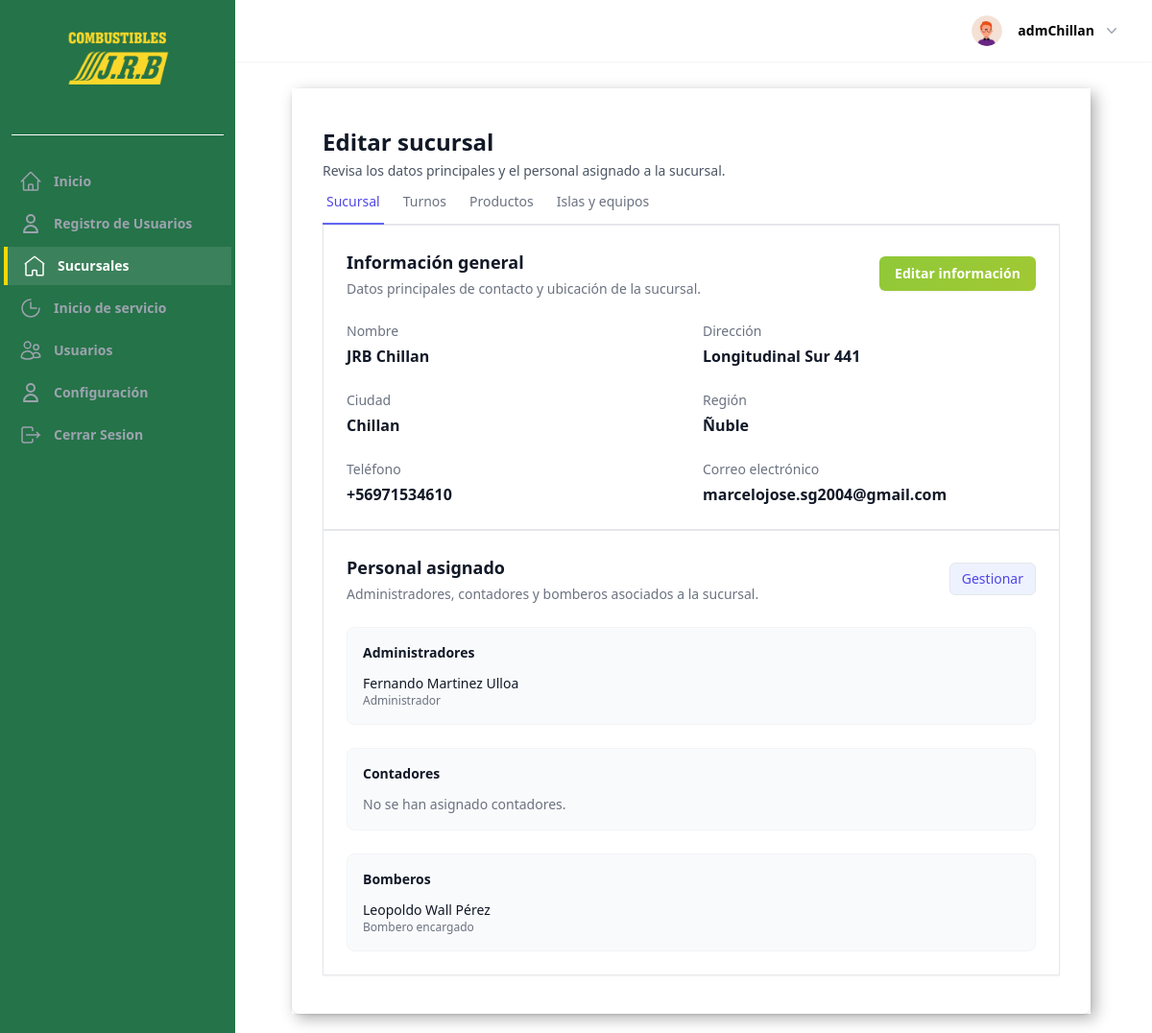
The app's page /sucursales/1/editar/ (signed in), older data.
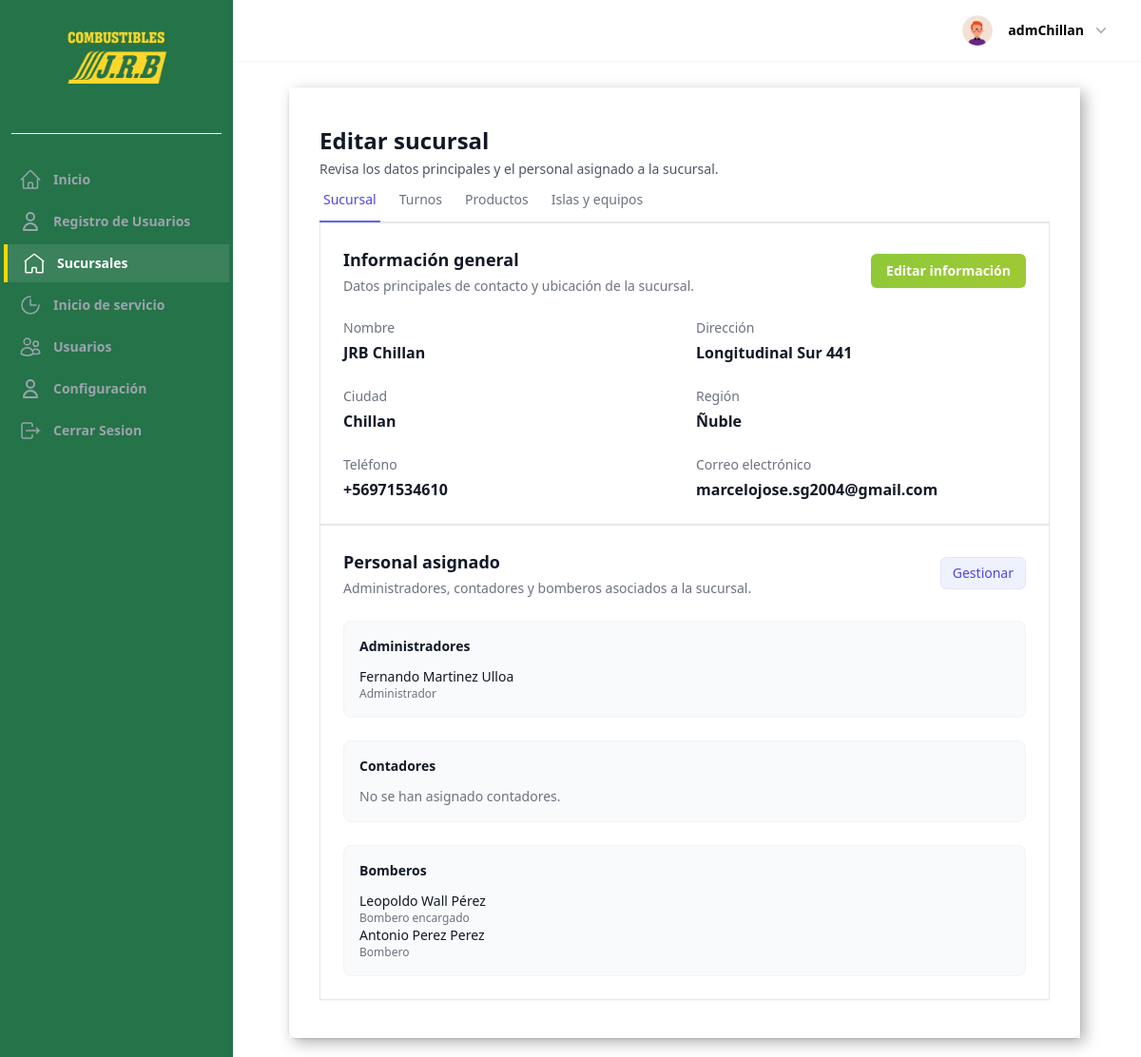
The same page, newer data.
### UsuarioApp/models.py (models this page shows, shortened)
class Profile(models.Model):
    last_activity = models.DateTimeField(null=True, blank=True)
    image = models.ImageField(upload_to=profile_picture_path, default="profile.webp")
    user_FK = models.OneToOneField(
        User, on_delete=models.CASCADE, related_name="profile",
    )
    position_FK = models.ForeignKey(
        Position, on_delete=models.SET_NULL, null=True, blank=True
    )
    company_rut = models.CharField(
        max_length=12,
        blank=True,
        null=True,
        validators=[
            RegexValidator(
                regex=r"^[0-9.]+-[0-9kK]{1}$",
                message="Ingrese un RUT válido en el formato 12.345.678-9",
            )
        ],
        verbose_name="RUT Empresa",
    )
    phone = models.CharField(max_length=20, blank=True, verbose_name="Teléfono")
    gender = models.CharField(
        max_length=1,
        choices=GENDER_CHOICES,
        null=True,
        blank=True,
        verbose_name="Sexo",
    )
    date_of_birth = models.DateField(
        null=True,
        blank=True,
        verbose_name="Fecha de nacimiento",
    )
    salario = models.DecimalField(
        max_digits=10, decimal_places=2, null=True, blank=True, verbose_name="Salario",
    )
    address = models.CharField(max_length=255, blank=True, verbose_name="Dirección")
    date_of_hire = models.DateField(null=True, blank=True, verbose_name="Fecha de contratación")
    is_partime = models.BooleanField(
        default=False,
        choices=[(True, "Tiempo completo"), (False, "Medio tiempo")],
        verbose_name="Tipo de jornada",
    )
    examen_medico = models.FileField(
        upload_to="documentos/examenes/",
        null=True,
        blank=True,
        verbose_name="Examen médico",
    )
    contrato = models.FileField(
        upload_to="documentos/contratos/",
        null=True,
        blank=True,
        verbose_name="Contrato",
    )
    current_branch = models.ForeignKey(
        Sucursal,
        on_delete=models.SET_NULL,
        null=True,
        blank=True,
        related_name="current_profiles",
        verbose_name="Sucursal actual",
    )
    def save(self, *args, **kwargs):
        update_last_activity = kwargs.pop("update_last_activity", False)
        if update_last_activity:
            self.last_activity = timezone.now()
            kwargs["update_fields"] = ["last_activity"]
        if self.pk:
            handle_old_image(Profile, self.pk, self.image)
        super(Profile, self).save(*args, **kwargs)
        if self.image and os.path.exists(self.image.path):
            resize_image(self.image.path, 300)
            crop_image(self.image.path, 300)
    def has_role(self, roles=None):
        if not self.position_FK:
            return False
        code = self.position_FK.permission_code
        if roles is None:
            return code != RESTRICTED_PERMISSION_CODE
        if isinstance(roles, str):
            roles = [roles]
        return code in roles
    def update_last_activity(self):
        self.save(update_last_activity=True)
    def _has_permission(self, code: str) -> bool:
        return bool(self.position_FK and self.position_FK.permission_code == code)
    def is_owner(self) -> bool:
        return self._has_permission("OWNER")
    def is_admin(self) -> bool:
        return self._has_permission("ADMINISTRATOR")
    def __str__(self):
        return self.user_FK.username
    class Meta:
        verbose_name = "Perfil"
        verbose_name_plural = "Perfiles"
        ordering = ["-id"]

class Position(models.Model):
    user_position = models.CharField(max_length=45, unique=True)
    permission_code = models.CharField(
        max_length=25, choices=PERMISOS, default="ATTENDANT"
    )
    class Meta:
        db_table = "position"

### sucursalApp/views.py (the view, shortened to what this page needs)
# urls.py: path("<int:pk>/editar/", views.SucursalUpdateView.as_view(), name="sucursal_update"),
class SucursalUpdateView(OwnerCompanyMixin, UpdateView):
    model = Sucursal
    form_class = SucursalForm
    template_name = "pages/sucursales/sucursal_form.html"
    success_url = reverse_lazy("sucursal_list")
    allowed_roles = ["OWNER", "ADMINISTRATOR"]
    def get_queryset(self) -> QuerySet[Sucursal]:
        branch_ids = self.get_managed_branch_ids()
        if not branch_ids:
            return Sucursal.objects.none()
        return (
            Sucursal.objects.filter(pk__in=branch_ids)
            .select_related("company")
            .prefetch_related(
                Prefetch(
                    "branch_islands",
                    queryset=Island.objects.order_by("number").prefetch_related(
                        Prefetch(
                            "machines",
                            queryset=Machine.objects.order_by("number").prefetch_related(
                                "nozzles"
                            ),
                        )
                    ),
                ),
                Prefetch(
                    "fuel_inventories",
                    queryset=FuelInventory.objects.order_by("code"),
                ),
                Prefetch(
                    "products",
                    queryset=BranchProduct.objects.order_by("product_type", "arrival_date"),
                ),
                Prefetch(
                    "staff",
                    queryset=SucursalStaff.objects.select_related(
                        "profile__user_FK", "profile__position_FK"
                    ),
                ),
                Prefetch(
                    "shifts",
                    queryset=Shift.objects.order_by("start_time")
                    .select_related("manager__user_FK", "manager__position_FK")
                    .prefetch_related("attendants__user_FK", "attendants__position_FK"),
                ),
            )
        )
    def get_form_kwargs(self) -> Dict[str, Any]:
        kwargs = super().get_form_kwargs()
        company = self.get_company()
        if company is None and getattr(self, "object", None):
            company = self.object.company
        kwargs["company"] = company
        return kwargs
    def get_context_data(self, **kwargs: Any) -> Dict[str, Any]:
        context = super().get_context_data(**kwargs)
        if self.object:
            islands = list(self.object.branch_islands.all())
            context["islands"] = islands
            context["island_create_form"] = IslandForm(
                initial={"sucursal": self.object}, auto_id="new-island_%s"
            )
            context["island_create_url"] = reverse(
                "sucursal_island_create", args=[self.object.pk]
            )
            shift_queryset = (
                self.object.shifts.select_related(
                    "manager__user_FK", "manager__position_FK"
                )
                .prefetch_related("attendants__user_FK", "attendants__position_FK")
                .order_by("start_time")
            )
            shifts = list(shift_queryset)
            for shift in shifts:
                shift.update_form = ShiftForm(
                    instance=shift,
                    sucursal=self.object,
                    auto_id=f"edit-shift-{shift.pk}_%s",
                )
            context["shifts"] = shifts
            profile = getattr(self.request.user, "profile", None)
            can_manage_shifts = bool(
                self.request.user.is_superuser
                or (profile and profile.has_role("ADMINISTRATOR"))
                or (profile and profile.has_role("OWNER"))
            )
            context["can_manage_shifts"] = can_manage_shifts
            if can_manage_shifts:
                context["shift_create_form"] = ShiftForm(
                    initial={"sucursal": self.object},
                    sucursal=self.object,
                    auto_id="new-shift_%s",
                )
                context["shift_create_url"] = reverse(
                    "sucursal_shift_create", args=[self.object.pk]
                )
            fuel_inventories = list(self.object.fuel_inventories.all())
            for inventory in fuel_inventories:
                inventory.update_form = FuelInventoryForm(
                    instance=inventory, auto_id=f"edit-inventory-{inventory.pk}_%s"
                )
            context["fuel_inventories"] = fuel_inventories
            context["fuel_inventory_create_form"] = FuelInventoryForm(
                initial={"sucursal": self.object}, auto_id="new-inventory_%s"
            )
            context["fuel_inventory_create_url"] = reverse(
                "sucursal_fuel_inventory_create", args=[self.object.pk]
            )
            products = list(self.object.products.all())
            for product in products:
                product.update_form = BranchProductForm(
                    instance=product, auto_id=f"edit-product-{product.pk}_%s"
                )
            context["products"] = products
            context["product_create_form"] = BranchProductForm(
                initial={"sucursal": self.object}, auto_id="new-product_%s"
            )
            context["product_create_url"] = reverse(
                "sucursal_product_create", args=[self.object.pk]
            )
            for island in islands:
                island.update_form = IslandForm(
                    instance=island, auto_id=f"edit-island-{island.pk}_%s"
                )
                island.machine_create_form = MachineForm(
                    initial={"island": island}, auto_id=f"new-machine-{island.pk}_%s"
                )
                machines = list(island.machines.all())
                for machine in machines:
                    machine.update_form = MachineForm(
                        instance=machine, auto_id=f"edit-machine-{machine.pk}_%s"
                    )
                    machine.nozzle_create_form = NozzleForm(
                        auto_id=f"new-nozzle-{machine.pk}_%s",
                        initial={"machine": machine},
                    )
                    nozzles = list(machine.nozzles.all())
                    for nozzle in nozzles:
                        nozzle.update_form = NozzleForm(
                            instance=nozzle, auto_id=f"edit-nozzle-{nozzle.pk}_%s"
                        )
                    machine.nozzles_list = nozzles
                island.machines_list = machines
        else:
            context.setdefault("islands", [])
            context.setdefault("shifts", [])
            context.setdefault("products", [])
        context.setdefault("can_manage_shifts", False)
        if not context.get("active_modal"):
            requested_modal = self.request.GET.get("modal")
            if requested_modal:
                context["active_modal"] = requested_modal
        context.setdefault("active_modal", None)
        return context

### core/mixins.py (called while the page is built)
    def dispatch(self, request, *args, **kwargs):
        user = request.user
        profile = getattr(user, "profile", None)
        if user.is_superuser or (profile and profile.has_role(self.allowed_roles)):
            return super().dispatch(request, *args, **kwargs)
        return redirect(self.redirect_url)

### sucursalApp/models.py (called while the page is built)
    def get_staff_for_role(self, role: str | Iterable[str]):
        if isinstance(role, str):
            roles: Sequence[str | None] = (role,)
        else:
            roles = tuple(role)
        assignments = [
            assignment
            for assignment in self.staff.all()
            if assignment.role in roles
        ]
        return [assignment.profile for assignment in assignments]

    @property
    def administrators(self):
        return self.get_staff_for_role("ADMINISTRATOR")

    @property
    def accountants(self):
        return self.get_staff_for_role("ACCOUNTANT")

    @property
    def firefighters(self):
        return self.get_staff_for_role(("ATTENDANT", "HEAD_ATTENDANT"))

### templates/pages/sucursales/sucursal_form.html (shortened to what the changed rows need)
{% extends 'components/Layout/base_pages.html' %}
{% load static %}
{% block content_pages %}
<div
  x-data="{ openModal: null }"
  @keydown.escape.window="openModal = null"
  x-init="
      const activeModal = $el.dataset.activeModal;
    if (activeModal) {
      openModal = activeModal;
    }
  "
  data-active-modal="{{ active_modal|default_if_none:'' }}"
>
{% if form.instance.pk %}
  <form method="post" id="sucursal-update-form" class="space-y-8">
    <div class="flex flex-wrap items-start justify-between gap-4">
      <div>
        <h1 class="text-2xl font-semibold text-gray-900">Editar sucursal</h1>
      </div>
    </div>
    <div id="tab-sucursal" class="tab-content mt-8 space-y-8">
      <section class="rounded-xl border border-gray-200 bg-white p-6 shadow-sm">
        <div class="flex flex-wrap items-center justify-between gap-3">
          <div>
            <h2 class="text-lg font-semibold text-gray-900">Información general</h2>
          </div>
        </div>
      </section>
      <section class="rounded-xl border border-gray-200 bg-white p-6 shadow-sm">
        <div class="flex flex-wrap items-center justify-between gap-3">
          <div>
            <h2 class="text-lg font-semibold text-gray-900">Personal asignado</h2>
          </div>
        </div>
      <div class="mt-6 grid grid-cols-1 gap-6 md:grid-cols-3">
        <div class="rounded-lg border border-gray-100 bg-gray-50 p-4">
          {% with administrators=form.instance.administrators %}
            {% if administrators %}
              <ul class="mt-3 space-y-2 text-sm text-gray-700">
                {% for administrator in administrators %}
                  {% with full_name=administrator.user_FK.get_full_name %}
                    <li>
                      <p class="font-medium text-gray-900">{{ full_name|default:administrator.user_FK.username }}</p>
                      {% if administrator.position_FK %}<p class="text-xs text-gray-500">{{ administrator.position_FK.user_position }}</p>{% endif %}
                    </li>
                  {% endwith %}
                {% endfor %}
              </ul>
            {% else %}
              <p class="mt-3 text-sm text-gray-500">No se han asignado administradores.</p>
            {% endif %}
          {% endwith %}
        </div>
        <div class="rounded-lg border border-gray-100 bg-gray-50 p-4">
          {% with firefighters=form.instance.firefighters %}
            {% if firefighters %}
              <ul class="mt-3 space-y-2 text-sm text-gray-700">
                {% for firefighter in firefighters %}
                  {% with full_name=firefighter.user_FK.get_full_name %}
                    <li>
                      <p class="font-medium text-gray-900">{{ full_name|default:firefighter.user_FK.username }}</p>
                      {% if firefighter.position_FK %}<p class="text-xs text-gray-500">{{ firefighter.position_FK.user_position }}</p>{% endif %}
                    </li>
                  {% endwith %}
                {% endfor %}
              </ul>
            {% else %}
              <p class="mt-3 text-sm text-gray-500">No se han asignado bomberos.</p>
            {% endif %}
          {% endwith %}
        </div>
      </div>
      </section>
    </div>
  </form>
{% endif %}
</div>
{% endblock content_pages %}

Row changes from the older to the newer data that the page shows:
added Profile: user_FK.get_full_name "Antonio Perez Perez", position_FK.user_position "Bombero", shown under "Bomberos"
